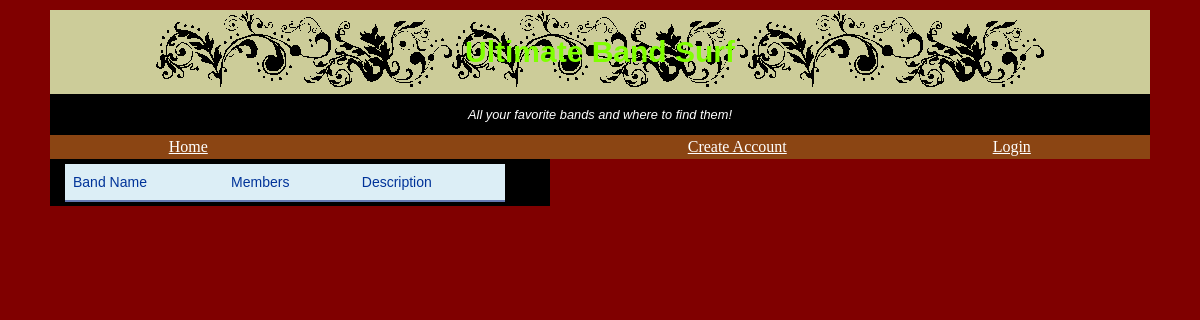
The page /searchBand.php on the database as committed earlier.
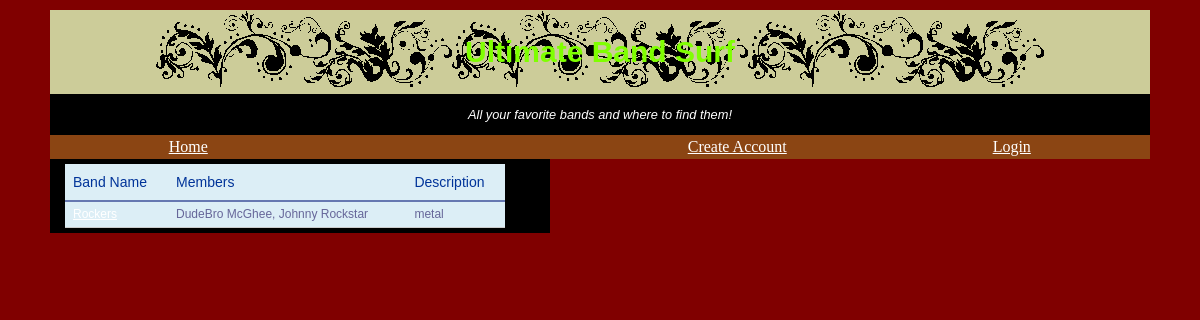
The same page on the database as committed later.
### tables this page shows
CREATE TABLE IF NOT EXISTS `bands` (`bandid` smallint(6) NOT NULL AUTO_INCREMENT, `bandname` varchar(50) NOT NULL, `members` varchar(150) NOT NULL, `description` BLOB NOT NULL, PRIMARY KEY (`bandid`));

### searchBand.php (the view, shortened to what this page needs)
<!DOCTYPE html PUBLIC "-//W3C//DTD XHTML 1.0 Transitional//EN"
  "http://www.w3.org/TR/xhtml1/DTD/xhtml1-transitional.dtd">
<html xmlns="http://www.w3.org/1999/xhtml" xml:lang="en" lang="en">
<head>
  <link rel="stylesheet" type="text/css" href="style.css" />
</head>
<body>
<div id="wrap">
	<div id="main">
<?php
	include "dbconnect.php";
$search = $_POST['searchB'];
$query ="SELECT * FROM bands WHERE (bandname) like '%$search%' or (members) like '%$search%' ORDER BY bandname";
$result=mysqli_query($db, $query)
or die("Error Querying Database");
echo "<table id=\"hor-minimalist-b\">\n<tr><th>Band Name</th><th>Members</th><th>Description</th><tr>\n\n";
while ($row = mysqli_fetch_array($result)) {
$id=$row['id'];
$bandname=$row['bandname'];
$members=$row['members'];
$description = $row['description'];
echo "<tr><td><a href=\"band.php?id=$id\">$bandname</a></td><td>$members</td><td>$description</td></tr>\n";
}
echo "</table>\n";
?>
</body>
</html>

### style.css (style rules this page uses)
body { padding: 0; margin: 0; background: #800000; color: #000; }
#wrap { width: 1100px; margin: 0 auto; background: #000000; }
#header { margin-top: 10px; padding: 5px; background: #cc9; background-image: url('border5.gif'); background-repeat: no-repeat; background-position: top center; text-align: center; }
#header2 { background: #000000; text-align: center; }
#toolbar { width: 1100px; margin-top: 10px; margin-right: auto; margin-left: auto; background: #8b4513; text-align: center; }
#main { float: left; width: 490px; text-align: left; padding-left: 10px; background-color: #000000; color: #ffffff; }
a:link { color: #ffffff; text-decoration: underline; }
h1 { color: #7fff00; background-color: transparent; font-family: "Gill Sans Ultra Bold", "Lucida Grande", Sans-Serif; font-size: 30px; }
p { color: #ffffff; background-color: transparent; font-family: "Lucida Sans Unicode", "Lucida Grande", Sans-Serif; font-size: 0.8em; }
#hor-minimalist-b { font-family: "Lucida Sans Unicode", "Lucida Grande", Sans-Serif; font-size: 12px; background: #dceef6;; margin: 5px; width: 440px; border-collapse: collapse; text-align: left; }
#hor-minimalist-b th { font-size: 14px; font-weight: normal; color: #039; padding: 10px 8px; border-bottom: 2px solid #6678b1; }
#hor-minimalist-b td { border-bottom: 1px solid #ccc; color: #669; padding: 6px 8px; }

Rows that differ between the two databases and show on the page:
added bands: bandname "Rockers", members "DudeBro McGhee, Johnny Rockstar", description "metal"
